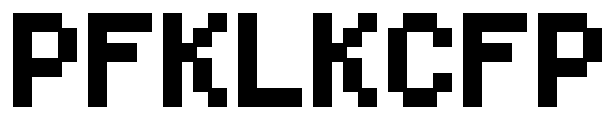
#> input picture 2021/inputs/img2.png, 615 x 120 px
$ python -i aoc_util.py   (imports and definitions only)
#> lines starting #> are read from the running program, lines starting #| are printed output that depends on the picture; after the words box and inside, x2 and y2 are one past the last pixel; in counts of white or black regions, pixels touching at a corner belong together
#> further down, picture is the input picture: shape (120, 615, 3); 63.7% white; 8 black regions, largest, box (x1, y1, x2, y2) and area: (163, 13, 227, 107) 3736, (313, 13, 377, 107) 3736, (13, 13, 77, 107) 3540
import numpy as np
import cv2
import numpy
import pytesseract
from PIL import Image


def as_int_list(file):
    return list(map(int, open(file).read().split('\n')))


def as_2d_list(file, delimiter, parseints):
    ret = []
    for line in open(file).read().split('\n'):
        if delimiter == '':
            sublist = [char for char in line]
        else:
            sublist = line.split(delimiter)
        if parseints:
            for i in range(len(sublist)):
                if sublist[i].isnumeric():
                    sublist[i] = int(sublist[i])
        ret.append(sublist)
    return ret


def as_2d_dict(file, parseints):
    temp_list = as_2d_list(file, '', parseints)
    ret = dict()
    for i in range(len(temp_list)):
        for j in range(len(temp_list[i])):
            ret[(i, j)] = temp_list[i][j]
    return ret, len(temp_list), len(temp_list[0])


def sign(number):
    if number > 0:
        return 1
    if number < 0:
        return -1
    return 0


def neighbours_2D(tuple):
    return [(tuple[0]+dir[0], tuple[1]+dir[1])
            for dir in [(1, 1), (1, 0), (1, -1), (0, 1), (0, -1), (-1, 1), (-1, 0), (-1, -1)]]


def ocr(array):
    img = numpy.array(array, dtype=np.uint8)
    img = cv2.cvtColor(img, cv2.COLOR_BGR2RGB)
    img = cv2.resize(img, None, fx=15, fy=15, interpolation=cv2.INTER_NEAREST)
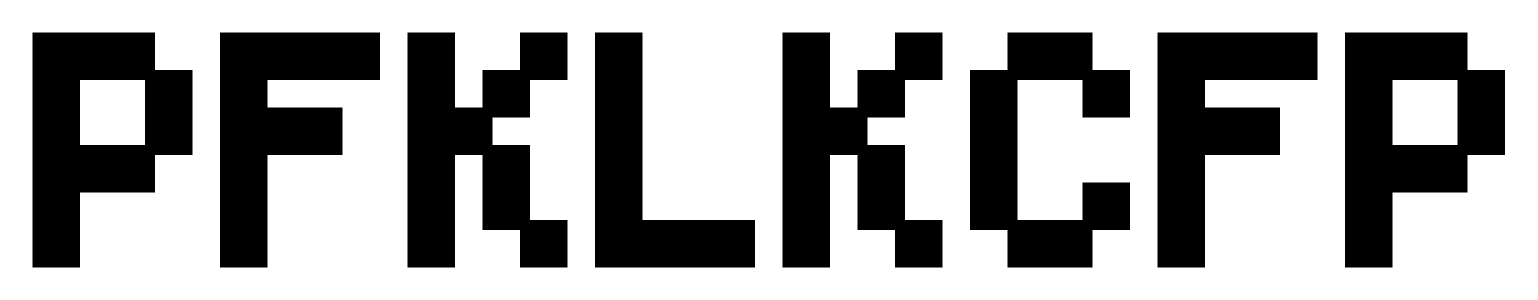
#> img: shape (1800, 9225, 3) (shown at 1/6 size); 63.7% white; 8 black regions, largest, box (x1, y1, x2, y2) and area: (2445, 195, 3405, 1605) 840600, (4695, 195, 5655, 1605) 840600, (195, 195, 1155, 1605) 796500
    img = cv2.erode(img, np.ones((5, 5), np.uint8), iterations=1)
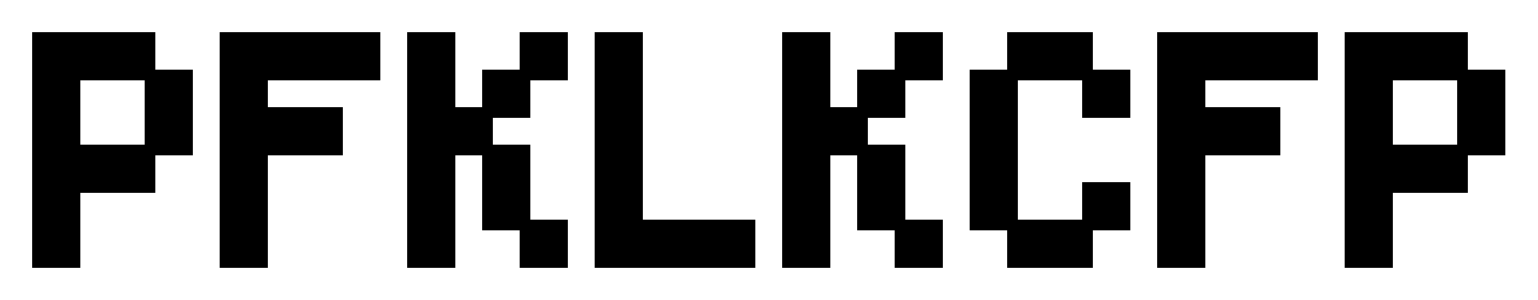
#> img: shape (1800, 9225, 3) (shown at 1/6 size); 63.1% white; 8 black regions, largest, box (x1, y1, x2, y2) and area: (2443, 193, 3407, 1607) 856396, (4693, 193, 5657, 1607) 856396, (193, 193, 1157, 1607) 809100
    # pytesseract.pytesseract.tesseract_cmd = r'/opt/homebrew/Cellar/tesseract/4.1.3/bin/tesseract'
#> (the run stopped early here; a loop or call above may not have finished)
